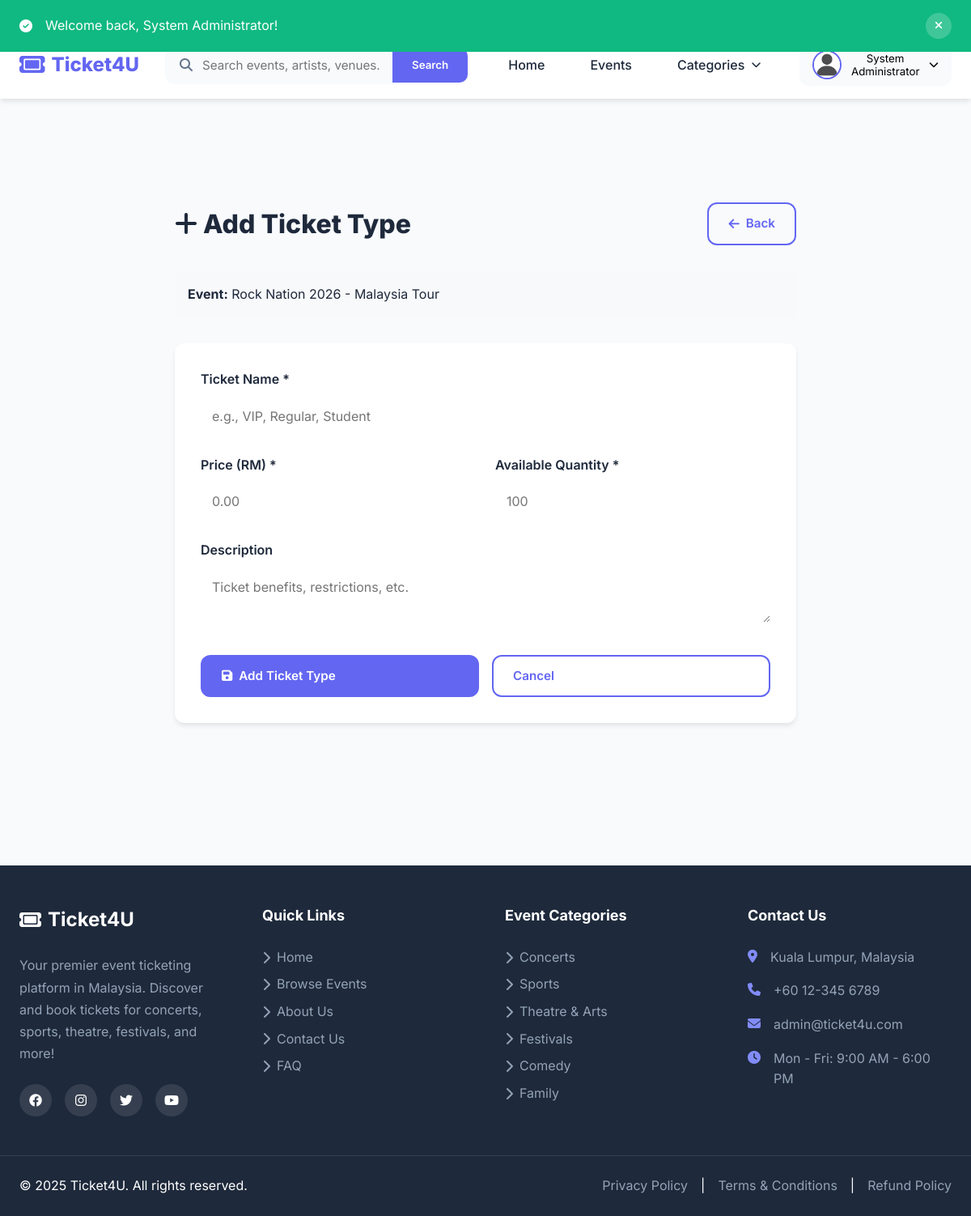
The app's page /admin/ticket-add.php?event_id=1 (signed in) with its own data.
### tables this page shows
CREATE TABLE users (
    id INT PRIMARY KEY AUTO_INCREMENT,
    email VARCHAR(255) UNIQUE NOT NULL,
    password VARCHAR(255) NOT NULL,
    name VARCHAR(255) NOT NULL,
    phone VARCHAR(20),
    role ENUM('user', 'admin') DEFAULT 'user',
    status ENUM('active', 'inactive', 'banned') DEFAULT 'active',
    profile_image VARCHAR(255) DEFAULT 'default-avatar.png',
    created_at TIMESTAMP DEFAULT CURRENT_TIMESTAMP,
    updated_at TIMESTAMP DEFAULT CURRENT_TIMESTAMP ON UPDATE CURRENT_TIMESTAMP,
    INDEX idx_email (email),
    INDEX idx_role (role)
);

CREATE TABLE events (
    id INT PRIMARY KEY AUTO_INCREMENT,
    category_id INT NOT NULL,
    title VARCHAR(255) NOT NULL,
    slug VARCHAR(255) UNIQUE NOT NULL,
    description TEXT,
    featured_image VARCHAR(255),
    gallery JSON,
    venue_name VARCHAR(255) NOT NULL,
    venue_address TEXT,
    venue_city VARCHAR(100),
    venue_state VARCHAR(100),
    venue_country VARCHAR(100) DEFAULT 'Malaysia',
    event_date DATE NOT NULL,
    event_time TIME NOT NULL,
    end_date DATE,
    end_time TIME,
    organizer_name VARCHAR(255),
    organizer_email VARCHAR(255),
    organizer_phone VARCHAR(20),
    status ENUM('draft', 'published', 'cancelled', 'completed') DEFAULT 'published',
    featured BOOLEAN DEFAULT FALSE,
    total_seats INT DEFAULT 0,
    available_seats INT DEFAULT 0,
    min_price DECIMAL(10,2),
    max_price DECIMAL(10,2),
    views INT DEFAULT 0,
    created_at TIMESTAMP DEFAULT CURRENT_TIMESTAMP,
    updated_at TIMESTAMP DEFAULT CURRENT_TIMESTAMP ON UPDATE CURRENT_TIMESTAMP,
    FOREIGN KEY (category_id) REFERENCES categories(id) ON DELETE RESTRICT,
    INDEX idx_slug (slug),
    INDEX idx_category (category_id),
    INDEX idx_date (event_date),
    INDEX idx_featured (featured),
    INDEX idx_status (status),
    FULLTEXT idx_search (title, description, venue_name)
);

CREATE TABLE categories (
    id INT PRIMARY KEY AUTO_INCREMENT,
    name VARCHAR(100) NOT NULL,
    slug VARCHAR(100) UNIQUE NOT NULL,
    icon VARCHAR(50),
    description TEXT,
    display_order INT DEFAULT 0,
    status ENUM('active', 'inactive') DEFAULT 'active',
    INDEX idx_slug (slug)
);

### config/config.php (called while the page is built, shortened)
<?php
try {
    $conn = new mysqli(DB_HOST, DB_USER, DB_PASS, DB_NAME);
    $conn->set_charset('utf8mb4');
} catch (Exception $e) {
    die('
        <div style="font-family: Arial, sans-serif; max-width: 600px; margin: 50px auto; padding: 20px; background: #fee; border: 1px solid #fcc; border-radius: 8px;">
            <h2 style="color: #c00;">Database Connection Error</h2>
            <p>Unable to connect to the database. Please check your configuration.</p>
            <p style="color: #666; font-size: 14px;">' . $e->getMessage() . '</p>
        </div>
    ');
}
function isLoggedIn() {
    return isset($_SESSION['user_id']);
}
function getCurrentUser() {
    global $conn;
    $user_id = (int)$_SESSION['user_id'];
    $query = "SELECT id, email, name, phone, role, profile_image, password, created_at FROM users WHERE id = $user_id AND status = 'active'";
    $result = $conn->query($query);
    return $result && $result->num_rows > 0 ? $result->fetch_assoc() : null;
}
function getFlash() {
    if (isset($_SESSION['flash_message'])) {
        $flash = [
            'type' => $_SESSION['flash_type'],
            'message' => $_SESSION['flash_message']
        ];
        return $flash;
    }
    return null;
}

### admin/ticket-add.php (the view, shortened to what this page needs)
<?php
require_once __DIR__ . '/../config/config.php';
$event_id = (int)($_GET['event_id'] ?? 0);
$event_query = "SELECT * FROM events WHERE id = ?";
$stmt = $conn->prepare($event_query);
$stmt->bind_param('i', $event_id);
$stmt->execute();
$event = $stmt->get_result()->fetch_assoc();
require_once __DIR__ . '/../includes/header.php';
?>
<main class="main-content">
    <div class="admin-container">
        <div style="display: flex; justify-content: space-between; align-items: center; margin-bottom: 2rem;">
            <h1 style="font-size: 2rem; font-weight: 800;"><i class="fas fa-plus"></i> Add Ticket Type</h1>
            <a href="<?php echo SITE_URL; ?>/admin/event-edit.php?id=<?php echo $event_id; ?>" class="btn btn-outline">
                <i class="fas fa-arrow-left"></i> Back
            </a>
        </div>
        <div style="background: #f8f9fa; padding: 1rem; border-radius: var(--radius-md); margin-bottom: 2rem;">
            <strong>Event:</strong> <?php echo htmlspecialchars($event['title']); ?>
        </div>
        <div class="form-card">
            <form method="POST">
                <div class="form-group">
                    <label class="form-label">Ticket Name *</label>
                    <input type="text" name="name" class="form-input" required
                           placeholder="e.g., VIP, Regular, Student"
                           value="<?php echo htmlspecialchars($_POST['name'] ?? ''); ?>">
                </div>
                <div class="form-row">
                    <div class="form-group">
                        <label class="form-label">Price (RM) *</label>
                        <input type="number" name="price" class="form-input" required
                               step="0.01" min="0"
                               placeholder="0.00"
                               value="<?php echo htmlspecialchars($_POST['price'] ?? ''); ?>">
                    </div>
                    <div class="form-group">
                        <label class="form-label">Available Quantity *</label>
                        <input type="number" name="available" class="form-input" required
                               min="0"
                               placeholder="100"
                               value="<?php echo htmlspecialchars($_POST['available'] ?? ''); ?>">
                    </div>
                </div>
                <div class="form-group">
                    <label class="form-label">Description</label>
                    <textarea name="description" class="form-textarea"
                              placeholder="Ticket benefits, restrictions, etc."><?php echo htmlspecialchars($_POST['description'] ?? ''); ?></textarea>
                </div>
                <div style="display: flex; gap: 1rem; margin-top: 2rem;">
                    <button type="submit" class="btn btn-primary" style="flex: 1;">
                        <i class="fas fa-save"></i> Add Ticket Type
                    </button>
                    <a href="<?php echo SITE_URL; ?>/admin/event-edit.php?id=<?php echo $event_id; ?>"
                       class="btn btn-outline" style="flex: 1;">
                        Cancel
                    </a>
                </div>
            </form>
        </div>
    </div>
</main>
<?php require_once __DIR__ . '/../includes/footer.php'; ?>

### includes/header.php (shortened to what this page needs)
<?php
$current_user = getCurrentUser();
$flash = getFlash();
?>
<!DOCTYPE html>
<html lang="en">
<head>
    <link rel="stylesheet" href="https://cdnjs.cloudflare.com/ajax/libs/font-awesome/6.4.0/css/all.min.css">
    <link rel="stylesheet" href="<?php echo SITE_URL; ?>/assets/css/style.css">
</head>
<body>
    <?php if ($flash): ?>
        <div class="flash-message flash-<?php echo $flash['type']; ?>" id="flashMessage">
            <div class="container">
                <div class="flash-content">
                    <i class="fas fa-<?php echo $flash['type'] === 'success' ? 'check-circle' : ($flash['type'] === 'error' ? 'exclamation-circle' : 'info-circle'); ?>"></i>
                    <span><?php echo htmlspecialchars($flash['message']); ?></span>
                    <button onclick="this.parentElement.parentElement.remove()" class="flash-close">
                        <i class="fas fa-times"></i>
                    </button>
                </div>
            </div>
        </div>
    <?php endif; ?>
    <header class="main-header">
        <div class="top-bar">
            <div class="container">
                <div class="top-bar-content">
                    <div class="top-bar-left">
                        <a href="mailto:<?php echo ADMIN_EMAIL; ?>">
                        </a>
                        <a href="tel:+60123456789">
                        </a>
                    </div>
                    <div class="top-bar-right">
                        <span><i class="fas fa-map-marker-alt"></i> Malaysia</span>
                    </div>
                </div>
            </div>
        </div>
        <nav class="navbar">
            <div class="container">
                <div class="navbar-content">
                    <a href="<?php echo SITE_URL; ?>/index.php" class="logo">
                        <i class="fas fa-ticket"></i>
                        <span><?php echo SITE_NAME; ?></span>
                    </a>
                    <form class="search-form" action="<?php echo SITE_URL; ?>/events.php" method="GET">
                        <div class="search-input-wrapper">
                            <i class="fas fa-search"></i>
                            <input type="text" name="search" placeholder="Search events, artists, venues..." value="<?php echo isset($_GET['search']) ? htmlspecialchars($_GET['search']) : ''; ?>">
                            <button type="submit" class="search-btn">Search</button>
                        </div>
                    </form>
                    <div class="nav-links">
                        <a href="<?php echo SITE_URL; ?>/index.php" class="nav-link <?php echo basename($_SERVER['PHP_SELF']) == 'index.php' ? 'active' : ''; ?>">
                            Home
                        </a>
                        <a href="<?php echo SITE_URL; ?>/events.php" class="nav-link <?php echo basename($_SERVER['PHP_SELF']) == 'events.php' ? 'active' : ''; ?>">
                            Events
                        </a>
                        <div class="dropdown">
                            <a href="#" class="nav-link dropdown-toggle">
                                Categories <i class="fas fa-chevron-down"></i>
                            </a>
                        </div>
                    </div>
                    <div class="user-menu">
                        <?php if ($current_user): ?>
                            <div class="dropdown">
                                <button class="user-btn dropdown-toggle">
                                    <?php if (!empty($current_user['profile_image'])): ?>
                                        <img src="<?php echo SITE_URL; ?>/uploads/profiles/<?php echo htmlspecialchars($current_user['profile_image']); ?>" alt="Profile" class="user-avatar">
                                    <?php else: ?>
                                        <div class="user-avatar" style="background: linear-gradient(135deg, #667eea 0%, #764ba2 100%); color: white; display: flex; align-items: center; justify-content: center; font-weight: 600;">
                                            <?php echo strtoupper(substr($current_user['name'] ?? 'U', 0, 1)); ?>
                                        </div>
                                    <?php endif; ?>
                                    <span><?php echo htmlspecialchars($current_user['name'] ?? 'User'); ?></span>
                                    <i class="fas fa-chevron-down"></i>
                                </button>
                            </div>
                        <?php else: ?>
                            <a href="<?php echo SITE_URL; ?>/auth/login.php" class="btn btn-outline">Login</a>
                            <a href="<?php echo SITE_URL; ?>/auth/register.php" class="btn btn-primary">Sign Up</a>
                        <?php endif; ?>
                    </div>
                </div>
            </div>
        </nav>
    </header>
    <main class="main-content">

### includes/footer.php (shortened to what this page needs)
    </main>
    <footer class="main-footer">
        <div class="footer-content">
            <div class="container">
                <div class="footer-grid">
                    <div class="footer-column">
                        <h3 class="footer-title">
                            <i class="fas fa-ticket"></i>
                            <?php echo SITE_NAME; ?>
                        </h3>
                        <p class="footer-text">
                            Your premier event ticketing platform in Malaysia. Discover and book tickets for concerts, sports, theatre, festivals, and more!
                        </p>
                        <div class="social-links">
                            <a href="#" aria-label="Facebook"><i class="fab fa-facebook"></i></a>
                            <a href="#" aria-label="Instagram"><i class="fab fa-instagram"></i></a>
                            <a href="#" aria-label="Twitter"><i class="fab fa-twitter"></i></a>
                            <a href="#" aria-label="YouTube"><i class="fab fa-youtube"></i></a>
                        </div>
                    </div>
                    <div class="footer-column">
                        <h4 class="footer-heading">Quick Links</h4>
                        <ul class="footer-links">
                            <li><a href="<?php echo SITE_URL; ?>/index.php"><i class="fas fa-chevron-right"></i> Home</a></li>
                            <li><a href="<?php echo SITE_URL; ?>/events.php"><i class="fas fa-chevron-right"></i> Browse Events</a></li>
                            <li><a href="<?php echo SITE_URL; ?>/about.php"><i class="fas fa-chevron-right"></i> About Us</a></li>
                            <li><a href="<?php echo SITE_URL; ?>/contact.php"><i class="fas fa-chevron-right"></i> Contact Us</a></li>
                            <li><a href="<?php echo SITE_URL; ?>/faq.php"><i class="fas fa-chevron-right"></i> FAQ</a></li>
                        </ul>
                    </div>
                    <div class="footer-column">
                        <h4 class="footer-heading">Event Categories</h4>
                        <ul class="footer-links">
                            <?php
                            $footer_categories = $conn->query("SELECT name, slug FROM categories WHERE status = 'active' ORDER BY display_order ASC LIMIT 6");
                            while ($cat = $footer_categories->fetch_assoc()):
                            ?>
                                <li>
                                    <a href="<?php echo SITE_URL; ?>/events.php?category=<?php echo $cat['slug']; ?>">
                                        <i class="fas fa-chevron-right"></i>
                                        <?php echo htmlspecialchars($cat['name']); ?>
                                    </a>
                                </li>
                            <?php endwhile; ?>
                        </ul>
                    </div>
                    <div class="footer-column">
                        <h4 class="footer-heading">Contact Us</h4>
                        <ul class="footer-contact">
                            <li>
                                <i class="fas fa-map-marker-alt"></i>
                                <span>Kuala Lumpur, Malaysia</span>
                            </li>
                            <li>
                                <i class="fas fa-phone"></i>
                                <a href="tel:+60123456789">+60 12-345 6789</a>
                            </li>
                            <li>
                                <i class="fas fa-envelope"></i>
                                <a href="mailto:<?php echo ADMIN_EMAIL; ?>"><?php echo ADMIN_EMAIL; ?></a>
                            </li>
                            <li>
                                <i class="fas fa-clock"></i>
                                <span>Mon - Fri: 9:00 AM - 6:00 PM</span>
                            </li>
                        </ul>
                    </div>
                </div>
            </div>
        </div>
        <div class="footer-bottom">
            <div class="container">
                <div class="footer-bottom-content">
                    <p>&copy; <?php echo date('Y'); ?> <?php echo SITE_NAME; ?>. All rights reserved.</p>
                    <div class="footer-bottom-links">
                        <a href="<?php echo SITE_URL; ?>/privacy-policy.php">Privacy Policy</a>
                        <span>|</span>
                        <a href="<?php echo SITE_URL; ?>/terms.php">Terms & Conditions</a>
                        <span>|</span>
                        <a href="<?php echo SITE_URL; ?>/refund-policy.php">Refund Policy</a>
                    </div>
                </div>
            </div>
        </div>
    </footer>
</body>
</html>

### records on screen
users: profile_image (placeholder picture), name "System Administrator"
events: title "Rock Nation 2026 - Malaysia Tour"
categories: name "Concerts"
categories: name "Sports"
categories: name "Theatre & Arts"
categories: name "Festivals"
categories: name "Comedy"
categories: name "Family"

### other values on screen
$flash['message'] "Welcome back, System Administrator!"
SITE_NAME "Ticket4U"
ADMIN_EMAIL "admin@ticket4u.com"
